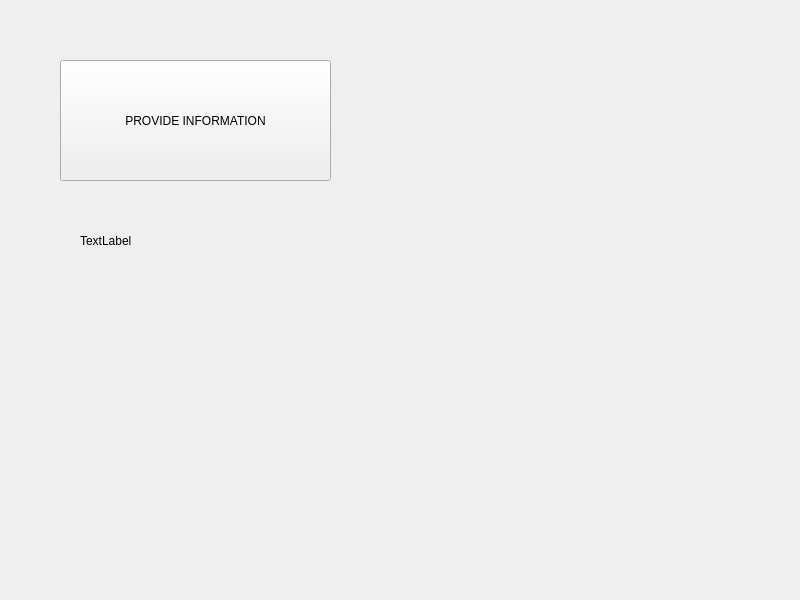
<?xml version="1.0" encoding="UTF-8"?>
<ui version="4.0">
 <class>Widget</class>
 <widget class="QWidget" name="Widget">
  <property name="geometry">
   <rect>
    <x>0</x>
    <y>0</y>
    <width>800</width>
    <height>600</height>
   </rect>
  </property>
  <property name="windowTitle">
   <string>Widget</string>
  </property>
  <widget class="QPushButton" name="ProvideInfopushButton">
   <property name="geometry">
    <rect>
     <x>60</x>
     <y>60</y>
     <width>271</width>
     <height>121</height>
    </rect>
   </property>
   <property name="text">
    <string>PROVIDE INFORMATION</string>
   </property>
  </widget>
  <widget class="QLabel" name="Infolabel">
   <property name="geometry">
    <rect>
     <x>80</x>
     <y>220</y>
     <width>381</width>
     <height>41</height>
    </rect>
   </property>
   <property name="text">
    <string>TextLabel</string>
   </property>
  </widget>
 </widget>
 <resources/>
 <connections/>
</ui>
